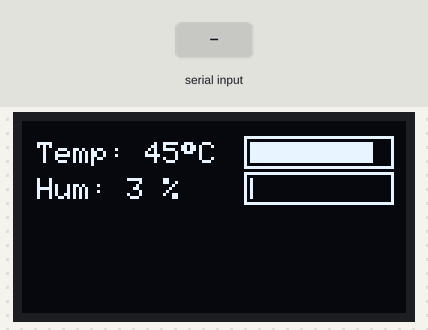
This sketch was run on a simulated Arduino Uno, built with avr-gcc and run on an emulated ATmega328P. Shown: 128×64 one-colour display. Inputs (shaded band) come from the test bench.

Above: at 1.2 s.
1.3 s: "90,45," received over Serial
At 2.6 s:
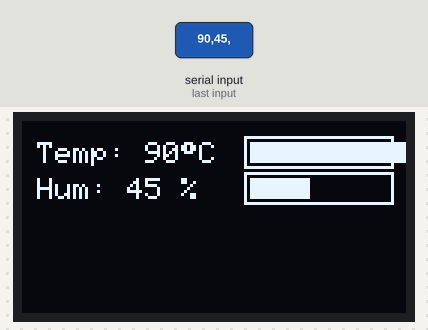
2.9 s: "30,150," received over Serial
At 4.5 s:
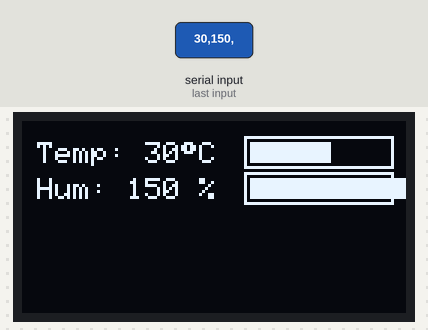
Timing chart, 0 to 6.0 s (numbered marks = the images above; inputs shaded):
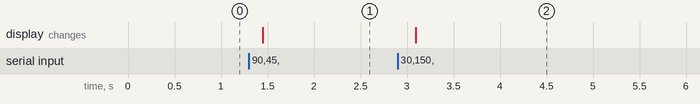

The sketch:

Advanced_Task_2.ino
```cpp
#include <SPI.h>
#include <Wire.h>
#include <Adafruit_GFX.h>
#include <Adafruit_SSD1306.h>
#define OLED_RESET 4

Adafruit_SSD1306 display(OLED_RESET);

String temp = "45";
String hum = "3";

void setup() {
   display.begin(SSD1306_SWITCHCAPVCC, 0x3C);
   Serial.begin(115200);
}

void loop() {
  if(Serial.available() > 0) {
    temp = Serial.readStringUntil(',');
    hum = Serial.readStringUntil(',');
    delay(100);
  }
  display.clearDisplay();
  drawText(temp, hum);
  drawTemperature( 74, 5, 50, 11, temp.toInt());
  drawHumidity( 74, 17, 50, 11, hum.toInt());
  display.display();
  delay(100);
}

void drawText(String temp, String hum) {
  display.setTextColor(WHITE);
  display.setTextSize(1);
  display.setCursor(5, 7);
  display.print("Temp: ");
  display.print(temp);
  display.print((char)247);
  display.print("C");
  display.setCursor(5, 19);
  display.print("Hum: ");
  display.print(hum);
  display.print(" %");
}

void drawHumidity(int x, int y, int width, int height, int humidity) {
  float bar = ((float)(width-4) / 100) * humidity;
  display.drawRect(x, y, width, height, WHITE);
  display.fillRect(x+2, y+2, bar , height-4, WHITE);
}

void drawTemperature(int x, int y, int width, int height, int temperature) {
  float bar = ((float)(width-4) / 100) * temperature * 2;
  display.drawRect(x, y, width, height, WHITE);
  display.fillRect(x+2, y+2, bar , height-4, WHITE);
}
```

Measured:
- after the input at 1.3 s, the display: changes after 0.15 s (image 1)
- after the input at 2.9 s, the display: changes after 0.20 s (image 2)
